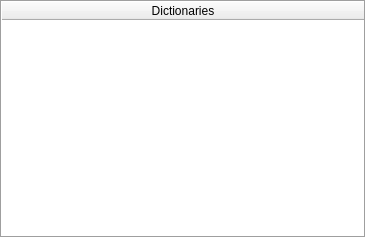
<?xml version="1.0" encoding="UTF-8"?>
<ui version="4.0">
 <class>DictionariesWidget</class>
 <widget class="QWidget" name="DictionariesWidget">
  <property name="geometry">
   <rect>
    <x>0</x>
    <y>0</y>
    <width>366</width>
    <height>238</height>
   </rect>
  </property>
  <property name="sizePolicy">
   <sizepolicy hsizetype="Expanding" vsizetype="Expanding">
    <horstretch>0</horstretch>
    <verstretch>0</verstretch>
   </sizepolicy>
  </property>
  <property name="windowTitle">
   <string>Form</string>
  </property>
  <layout class="QVBoxLayout" name="verticalLayout">
   <property name="leftMargin">
    <number>0</number>
   </property>
   <property name="topMargin">
    <number>0</number>
   </property>
   <property name="rightMargin">
    <number>0</number>
   </property>
   <property name="bottomMargin">
    <number>0</number>
   </property>
   <item>
    <widget class="QTableWidget" name="table">
     <property name="frameShape">
      <enum>QFrame::Box</enum>
     </property>
     <property name="showDropIndicator" stdset="0">
      <bool>true</bool>
     </property>
     <property name="dragEnabled">
      <bool>true</bool>
     </property>
     <property name="dragDropOverwriteMode">
      <bool>false</bool>
     </property>
     <property name="dragDropMode">
      <enum>QAbstractItemView::DragDrop</enum>
     </property>
     <property name="defaultDropAction">
      <enum>Qt::IgnoreAction</enum>
     </property>
     <property name="alternatingRowColors">
      <bool>true</bool>
     </property>
     <property name="selectionBehavior">
      <enum>QAbstractItemView::SelectRows</enum>
     </property>
     <property name="textElideMode">
      <enum>Qt::ElideMiddle</enum>
     </property>
     <attribute name="horizontalHeaderStretchLastSection">
      <bool>true</bool>
     </attribute>
     <column>
      <property name="text">
       <string>Dictionaries</string>
      </property>
     </column>
    </widget>
   </item>
  </layout>
  <action name="action_EditDictionaries">
   <property name="icon">
    <iconset resource="resources/resources.qrc">
     <normaloff>:/pencil.svg</normaloff>:/pencil.svg</iconset>
   </property>
   <property name="text">
    <string>&amp;Edit dictionaries</string>
   </property>
   <property name="toolTip">
    <string>Edit selected dictionaries</string>
   </property>
   <property name="shortcut">
    <string>Ctrl+E</string>
   </property>
  </action>
  <action name="action_SaveDictionaries">
   <property name="icon">
    <iconset resource="resources/resources.qrc">
     <normaloff>:/save.svg</normaloff>:/save.svg</iconset>
   </property>
   <property name="text">
    <string>&amp;Save dictionaries as...</string>
   </property>
   <property name="toolTip">
    <string>Save the selected dictionaries: create a new copy of each dictionary, or merge them into a new dictionary.</string>
   </property>
   <property name="shortcut">
    <string>Ctrl+S</string>
   </property>
  </action>
  <action name="action_RemoveDictionaries">
   <property name="icon">
    <iconset resource="resources/resources.qrc">
     <normaloff>:/remove.svg</normaloff>:/remove.svg</iconset>
   </property>
   <property name="text">
    <string>&amp;Remove dictionaries</string>
   </property>
   <property name="toolTip">
    <string>Remove selected dictionaries</string>
   </property>
   <property name="shortcut">
    <string>Del</string>
   </property>
  </action>
  <action name="action_Undo">
   <property name="icon">
    <iconset resource="resources/resources.qrc">
     <normaloff>:/undo.svg</normaloff>:/undo.svg</iconset>
   </property>
   <property name="text">
    <string>&amp;Undo</string>
   </property>
   <property name="toolTip">
    <string>Undo last add/delete/reorder operation.</string>
   </property>
   <property name="shortcut">
    <string>Ctrl+Z</string>
   </property>
  </action>
  <action name="action_AddDictionaries">
   <property name="icon">
    <iconset resource="resources/resources.qrc">
     <normaloff>:/add.svg</normaloff>:/add.svg</iconset>
   </property>
   <property name="text">
    <string>&amp;Add dictionaries</string>
   </property>
   <property name="toolTip">
    <string>Add dictionaries</string>
   </property>
   <property name="shortcut">
    <string>Ctrl+O</string>
   </property>
  </action>
  <action name="action_AddTranslation">
   <property name="icon">
    <iconset resource="resources/resources.qrc">
     <normaloff>:/translation_add.svg</normaloff>:/translation_add.svg</iconset>
   </property>
   <property name="text">
    <string>Add &amp;translation</string>
   </property>
   <property name="toolTip">
    <string>Add a new translation</string>
   </property>
   <property name="shortcut">
    <string>Ctrl+N</string>
   </property>
  </action>
  <action name="action_MoveDictionariesUp">
   <property name="icon">
    <iconset resource="resources/resources.qrc">
     <normaloff>:/up.svg</normaloff>:/up.svg</iconset>
   </property>
   <property name="text">
    <string>Move dictionaries &amp;up</string>
   </property>
   <property name="toolTip">
    <string>Move selected dictionaries up.</string>
   </property>
  </action>
  <action name="action_MoveDictionariesDown">
   <property name="icon">
    <iconset resource="resources/resources.qrc">
     <normaloff>:/down.svg</normaloff>:/down.svg</iconset>
   </property>
   <property name="text">
    <string>Move dictionaries &amp;down</string>
   </property>
   <property name="toolTip">
    <string>Move selected dictionaries down.</string>
   </property>
  </action>
 </widget>
 <layoutdefault spacing="5" margin="8"/>
 <resources>
  <include location="resources/resources.qrc"/>
 </resources>
 <connections>
  <connection>
   <sender>table</sender>
   <signal>itemSelectionChanged()</signal>
   <receiver>DictionariesWidget</receiver>
   <slot>on_selection_changed()</slot>
   <hints>
    <hint type="sourcelabel">
     <x>199</x>
     <y>149</y>
    </hint>
    <hint type="destinationlabel">
     <x>199</x>
     <y>149</y>
    </hint>
   </hints>
  </connection>
  <connection>
   <sender>action_RemoveDictionaries</sender>
   <signal>triggered()</signal>
   <receiver>DictionariesWidget</receiver>
   <slot>on_remove_dictionaries()</slot>
   <hints>
    <hint type="sourcelabel">
     <x>-1</x>
     <y>-1</y>
    </hint>
    <hint type="destinationlabel">
     <x>199</x>
     <y>149</y>
    </hint>
   </hints>
  </connection>
  <connection>
   <sender>action_Undo</sender>
   <signal>triggered()</signal>
   <receiver>DictionariesWidget</receiver>
   <slot>on_undo()</slot>
   <hints>
    <hint type="sourcelabel">
     <x>-1</x>
     <y>-1</y>
    </hint>
    <hint type="destinationlabel">
     <x>199</x>
     <y>149</y>
    </hint>
   </hints>
  </connection>
  <connection>
   <sender>action_EditDictionaries</sender>
   <signal>triggered()</signal>
   <receiver>DictionariesWidget</receiver>
   <slot>on_edit_dictionaries()</slot>
   <hints>
    <hint type="sourcelabel">
     <x>-1</x>
     <y>-1</y>
    </hint>
    <hint type="destinationlabel">
     <x>199</x>
     <y>149</y>
    </hint>
   </hints>
  </connection>
  <connection>
   <sender>action_AddDictionaries</sender>
   <signal>triggered()</signal>
   <receiver>DictionariesWidget</receiver>
   <slot>on_add_dictionaries()</slot>
   <hints>
    <hint type="sourcelabel">
     <x>-1</x>
     <y>-1</y>
    </hint>
    <hint type="destinationlabel">
     <x>199</x>
     <y>149</y>
    </hint>
   </hints>
  </connection>
  <connection>
   <sender>action_AddTranslation</sender>
   <signal>triggered()</signal>
   <receiver>DictionariesWidget</receiver>
   <slot>on_add_translation()</slot>
   <hints>
    <hint type="sourcelabel">
     <x>-1</x>
     <y>-1</y>
    </hint>
    <hint type="destinationlabel">
     <x>199</x>
     <y>149</y>
    </hint>
   </hints>
  </connection>
  <connection>
   <sender>table</sender>
   <signal>cellActivated(int,int)</signal>
   <receiver>DictionariesWidget</receiver>
   <slot>on_activate_cell(int,int)</slot>
   <hints>
    <hint type="sourcelabel">
     <x>199</x>
     <y>149</y>
    </hint>
    <hint type="destinationlabel">
     <x>199</x>
     <y>149</y>
    </hint>
   </hints>
  </connection>
  <connection>
   <sender>action_MoveDictionariesDown</sender>
   <signal>triggered()</signal>
   <receiver>DictionariesWidget</receiver>
   <slot>on_move_dictionaries_down()</slot>
   <hints>
    <hint type="sourcelabel">
     <x>-1</x>
     <y>-1</y>
    </hint>
    <hint type="destinationlabel">
     <x>182</x>
     <y>118</y>
    </hint>
   </hints>
  </connection>
  <connection>
   <sender>action_MoveDictionariesUp</sender>
   <signal>triggered()</signal>
   <receiver>DictionariesWidget</receiver>
   <slot>on_move_dictionaries_up()</slot>
   <hints>
    <hint type="sourcelabel">
     <x>-1</x>
     <y>-1</y>
    </hint>
    <hint type="destinationlabel">
     <x>182</x>
     <y>118</y>
    </hint>
   </hints>
  </connection>
  <connection>
   <sender>table</sender>
   <signal>itemChanged()</signal>
   <receiver>DictionariesWidget</receiver>
   <slot>on_dictionary_changed(QTableWidgetItem*)</slot>
   <hints>
    <hint type="sourcelabel">
     <x>182</x>
     <y>118</y>
    </hint>
    <hint type="destinationlabel">
     <x>182</x>
     <y>118</y>
    </hint>
   </hints>
  </connection>
 </connections>
 <slots>
  <slot>on_selection_changed()</slot>
  <slot>on_remove_dictionaries()</slot>
  <slot>on_undo()</slot>
  <slot>on_edit_dictionaries()</slot>
  <slot>on_add_dictionaries()</slot>
  <slot>on_add_translation()</slot>
  <slot>on_activate_cell(int,int)</slot>
  <slot>on_move_dictionaries_up()</slot>
  <slot>on_move_dictionaries_down()</slot>
  <slot>on_dictionary_changed(QTableWidgetItem*)</slot>
 </slots>
</ui>
